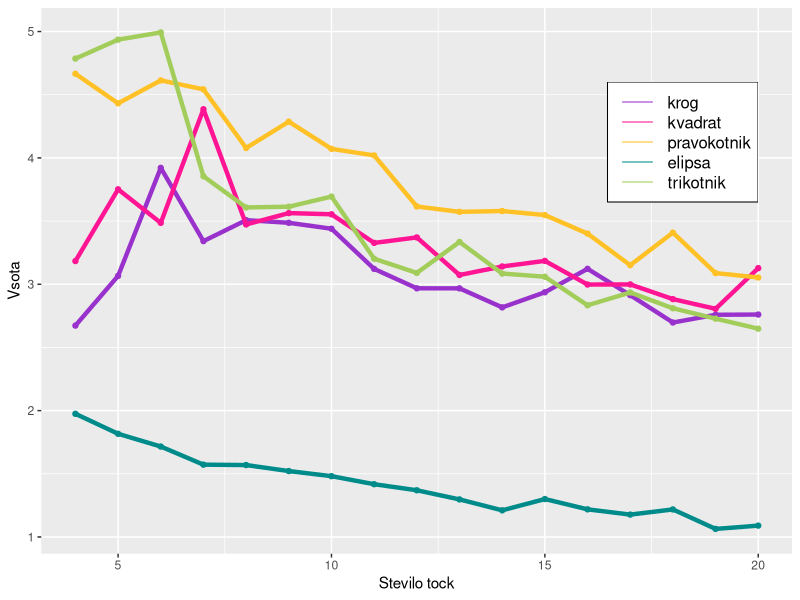
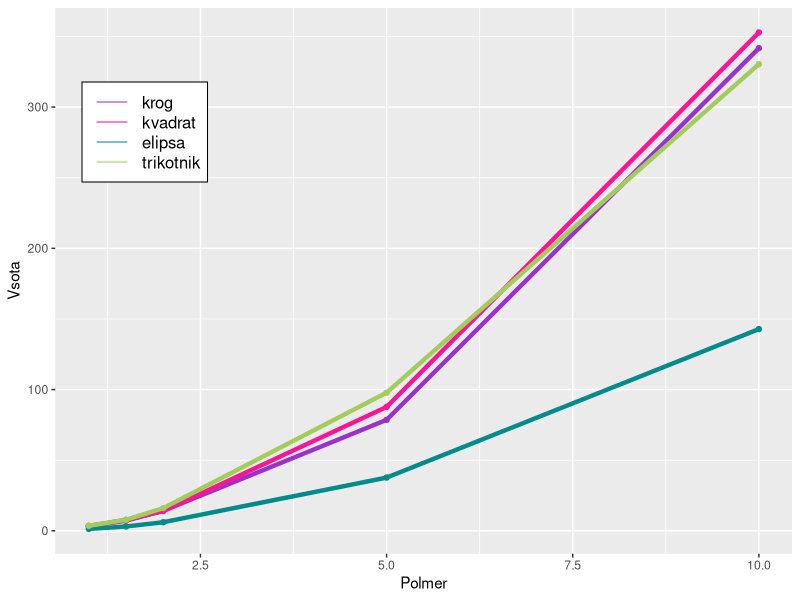

Write the R code that produced these figures, in order.
require(dplyr)
require(ggplot2)

#graf za vsote kvadratov cen likov odvisnih od stevila tock

tocke <- read.table("rezultati_tocke.txt")
tocke <- as.data.frame(t(tocke))
colnames(tocke) <- c("krog", "kvadrat", "pravokotnik", "elipsa", "trikotnik")
tocke["st_tock"] <- c(4, 5, 6, 7, 8, 9, 10, 11, 12, 13, 14, 15, 16, 17, 18, 19, 20)
#graf
plot.new()
ggplot(data=tocke) + geom_point(data=tocke, aes(x=tocke$st_tock, y=tocke$krog), colour="darkorchid")+
  geom_line(data=tocke, aes(x=tocke$st_tock, y=tocke$krog), colour="darkorchid", size=1.5) + 
  geom_point(data=tocke, aes(x=tocke$st_tock, y=tocke$kvadrat), colour="deeppink")+
  geom_line(data=tocke, aes(x=tocke$st_tock, y=tocke$kvadrat), colour="deeppink", size=1.5) +
  geom_point(data=tocke, aes(x=tocke$st_tock, y=tocke$pravokotnik), colour="goldenrod1")+
  geom_line(data=tocke, aes(x=tocke$st_tock, y=tocke$pravokotnik), colour="goldenrod1", size=1.5) +
  geom_point(data=tocke, aes(x=tocke$st_tock, y=tocke$elipsa), colour="darkcyan")+
  geom_line(data=tocke, aes(x=tocke$st_tock, y=tocke$elipsa), colour="darkcyan", size=1.5) +
  geom_point(data=tocke, aes(x=tocke$st_tock, y=tocke$trikotnik), colour="darkolivegreen3")+
  geom_line(data=tocke, aes(x=tocke$st_tock, y=tocke$trikotnik), colour="darkolivegreen3", size=1.5) + 
  labs(x="Stevilo tock", y="Vsota")
legend("topright", legend = c("krog", "kvadrat", "pravokotnik", "elipsa", "trikotnik"), col = c("darkorchid", "deeppink", "goldenrod1", "darkcyan", "darkolivegreen3"), lty=c(1, 1, 1, 1, 1))

#graf za vsote kvadratov cen likov (brez pravokotnika) odvisnih od polmerov

polmeri <- read.table("rezultati_polmer.txt")
polmeri <- as.data.frame(t(polmeri))
colnames(polmeri) <- c("krog", "kvadrat", "elipsa", "trikotnik")
polmeri["polmer"] <- c(1, 1.5, 2, 5, 10)
#graf
plot.new()
ggplot(data=polmeri) + geom_point(data=polmeri, aes(x=polmeri$polmer, y=polmeri$krog), colour="darkorchid")+
  geom_line(data=polmeri, aes(x=polmeri$polmer, y=polmeri$krog), colour="darkorchid", size=1.5) + 
  geom_point(data=polmeri, aes(x=polmeri$polmer, y=polmeri$kvadrat), colour="deeppink")+
  geom_line(data=polmeri, aes(x=polmeri$polmer, y=polmeri$kvadrat), colour="deeppink", size=1.5) +
  geom_point(data=polmeri, aes(x=polmeri$polmer, y=polmeri$elipsa), colour="darkcyan")+
  geom_line(data=polmeri, aes(x=polmeri$polmer, y=polmeri$elipsa), colour="darkcyan", size=1.5) +
  geom_point(data=polmeri, aes(x=polmeri$polmer, y=polmeri$trikotnik), colour="darkolivegreen3")+
  geom_line(data=polmeri, aes(x=polmeri$polmer, y=polmeri$trikotnik), colour="darkolivegreen3", size=1.5)+ 
  labs(x="Polmer", y="Vsota")
legend("topleft", legend = c("krog", "kvadrat", "elipsa", "trikotnik"), col = c("darkorchid", "deeppink", "darkcyan", "darkolivegreen3"), lty=c(1, 1, 1, 1))
